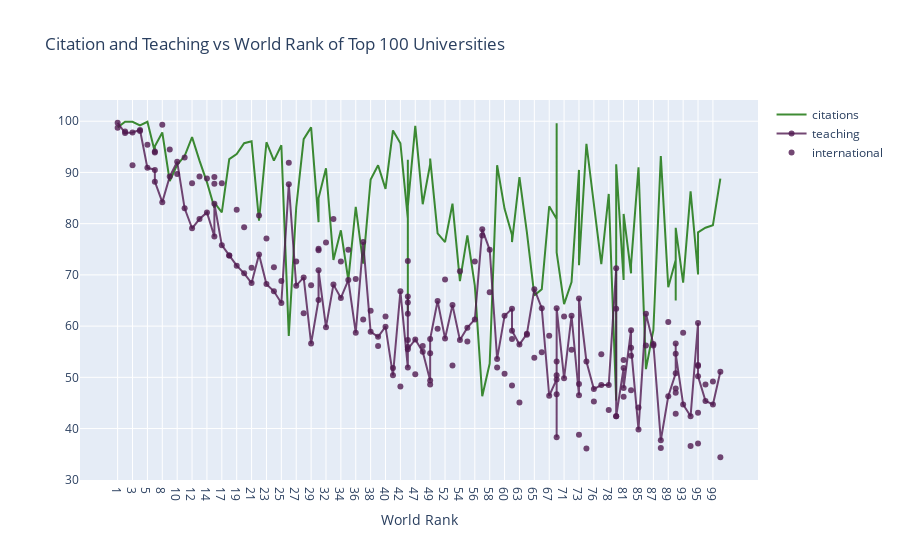

Here is the notebook cell this chart was saved with:
### Code cell
# prepare data frame
df = timesData.iloc[:100,:]

# import graph objects as "go"
import plotly.graph_objs as go

# Creating trace1
trace1 = go.Scatter(
                    x = df.world_rank,
                    y = df.citations,
                    mode = "lines",
                    name = "citations",
                    marker = dict(color = 'rgba(16, 112, 2, 0.8)'),
                    text= df.university_name)
# Creating trace2
trace2 = go.Scatter(
                    x = df.world_rank,
                    y = df.teaching,
                    mode = "lines+markers",
                    name = "teaching",
                    marker = dict(color = 'rgba(80, 26, 80, 0.8)'),
                    text= df.university_name)

# Creating trace3
trace3 = go.Scatter(
                    x = df.world_rank,
                    y = df.research,
                    mode = "markers",
                    name = "international",
                    marker = dict(color = 'rgba(80, 26, 80, 0.8)'),
                    text= df.university_name)
data = [trace1, trace2,trace3]
layout = dict(title = 'Citation and Teaching vs World Rank of Top 100 Universities',
              xaxis= dict(title= 'World Rank',ticklen= 5,zeroline= False)
             )
fig = dict(data = data, layout = layout)
iplot(fig)

### Figure 1 — Plotly figure (JSON) as saved in the notebook; plotly's stock layout.template omitted (floating-point values rounded to 4 significant figures)
{"data": [{"marker": {"color": "rgba(16, 112, 2, 0.8)"}, "mode": "lines", "name": "citations", "text": ["Harvard University", "California Institute of Technology", "Massachusetts Institute of Technology", "Stanford University", "Princeton University", "University of Cambridge", "University of Oxford", "University of California, Berkeley", "Imperial College London", "Yale University", "University of California, Los Angeles", "University of Chicago", "Johns Hopkins University", "Cornell University", "ETH Zurich – Swiss Federal Institute of Technology Zurich", "University of Michigan", "University of Toronto", "Columbia University", "University of Pennsylvania", "Carnegie Mellon University", "University of Hong Kong", "University College London", "University of Washington", "Duke University", "Northwestern University", "University of Tokyo", "Georgia Institute of Technology", "Pohang University of Science and Technology", "University of California, Santa Barbara", "University of British Columbia", "University of North Carolina at Chapel Hill", "University of California, San Diego", "University of Illinois at Urbana-Champaign", "National University of Singapore", "McGill University", "University of Melbourne", "Peking University", "Washington University in St Louis", "École Polytechnique", "University of Edinburgh", "Hong Kong University of Science and Technology", "École Normale Supérieure", "Australian National University", "Karolinska Institute", "University of Göttingen", "University of Wisconsin", "Rice University", "École Polytechnique Fédérale de Lausanne", "University of California, Irvine", "University of Science and Technology of China", "Vanderbilt University", "University of Minnesota", "Tufts University", "University of California, Davis", "Brown University", "University of Massachusetts", "Kyoto University", "Tsinghua University", "Boston University", "New York University", "Emory University", "LMU Munich", "University of Notre Dame", "University of Pittsburgh", "Case Western Reserve University", "Ohio State University", "University of Colorado Boulder", "University of Bristol", "University of California, Santa Cruz", "Yeshiva University", "University of Sydney", "University of Virginia", "University of Adelaide", "University of Southern California", "William & Mary", "Trinity College Dublin", "King’s College London", "Stony Brook University", "Korea Advanced Institute of Science and Technology (KAIST)", "University of Sussex", "The University of Queensland", "University of York", "Heidelberg University", "University of Utah", "Durham University", "London School of Economics and Political Science", "University of Manchester", "Royal Holloway, University of London", "Lund University", "University of Southampton", "University of Zurich", "Wake Forest University", "McMaster University", "University College Dublin", "George Washington University", "University of Arizona", "University of Basel", "University of Maryland, College Park", "Dartmouth College", "École Normale Supérieure de Lyon"], "type": "scatter", "x": ["1", "2", "3", "4", "5", "6", "6", "8", "9", "10", "11", "12", "13", "14", "15", "15", "17", "18", "19", "20", "21", "22", "23", "24", "25", "26", "27", "28", "29", "30", "30", "32", "33", "34", "35", "36", "37", "38", "39", "40", "41", "42", "43", "43", "43", "43", "47", "48", "49", "49", "51", "52", "53", "54", "55", "56", "57", "58", "59", "60", "61", "61", "63", "64", "65", "66", "67", "68", "68", "68", "71", "72", "73", "73", "75", "76", "77", "78", "79", "79", "81", "81", "83", "83", "85", "86", "87", "88", "89", "90", "90", "90", "93", "94", "95", "95", "95", "98", "99", "100"], "y": [98.8, 99.9, 99.9, 99.2, 99.9, 94, 95.1, 97.8, 88.3, 91.5, 93.2, 96.9, 92.3, 88.1, 83.1, 84.1, 82.2, 92.6, 93.6, 95.7, 96.1, 80.6, 95.9, 92.3, 95.3, 58.1, 83.2, 96.5, 98.8, 80.3, 85, 90.8, 72.9, 78.7, 69, 83.3, 72.2, 88.6, 91.4, 86.8, 98.2, 95.7, 81, 62.3, 92.5, 83.4, 99.1, 83.8, 91.6, 92.7, 78.1, 76.4, 83.9, 68.8, 77.7, 67.9, 46.3, 52.7, 91.4, 82.9, 77.8, 76.4, 89.1, 78.3, 66, 67.2, 83.4, 80.9, 99.6, 74.4, 64.3, 68.6, 90.5, 71.9, 95.6, 84.4, 72.1, 85.8, 45.5, 91.6, 69, 81.9, 70.3, 72, 91, 51.6, 59.2, 93.2, 67.6, 72.9, 65, 79.2, 68.5, 86.3, 70.2, 70.1, 78.3, 79.2, 79.7, 88.8]}, {"marker": {"color": "rgba(80, 26, 80, 0.8)"}, "mode": "lines+markers", "name": "teaching", "text": ["Harvard University", "California Institute of Technology", "Massachusetts Institute of Technology", "Stanford University", "Princeton University", "University of Cambridge", "University of Oxford", "University of California, Berkeley", "Imperial College London", "Yale University", "University of California, Los Angeles", "University of Chicago", "Johns Hopkins University", "Cornell University", "ETH Zurich – Swiss Federal Institute of Technology Zurich", "University of Michigan", "University of Toronto", "Columbia University", "University of Pennsylvania", "Carnegie Mellon University", "University of Hong Kong", "University College London", "University of Washington", "Duke University", "Northwestern University", "University of Tokyo", "Georgia Institute of Technology", "Pohang University of Science and Technology", "University of California, Santa Barbara", "University of British Columbia", "University of North Carolina at Chapel Hill", "University of California, San Diego", "University of Illinois at Urbana-Champaign", "National University of Singapore", "McGill University", "University of Melbourne", "Peking University", "Washington University in St Louis", "École Polytechnique", "University of Edinburgh", "Hong Kong University of Science and Technology", "École Normale Supérieure", "Australian National University", "Karolinska Institute", "University of Göttingen", "University of Wisconsin", "Rice University", "École Polytechnique Fédérale de Lausanne", "University of California, Irvine", "University of Science and Technology of China", "Vanderbilt University", "University of Minnesota", "Tufts University", "University of California, Davis", "Brown University", "University of Massachusetts", "Kyoto University", "Tsinghua University", "Boston University", "New York University", "Emory University", "LMU Munich", "University of Notre Dame", "University of Pittsburgh", "Case Western Reserve University", "Ohio State University", "University of Colorado Boulder", "University of Bristol", "University of California, Santa Cruz", "Yeshiva University", "University of Sydney", "University of Virginia", "University of Adelaide", "University of Southern California", "William & Mary", "Trinity College Dublin", "King’s College London", "Stony Brook University", "Korea Advanced Institute of Science and Technology (KAIST)", "University of Sussex", "The University of Queensland", "University of York", "Heidelberg University", "University of Utah", "Durham University", "London School of Economics and Political Science", "University of Manchester", "Royal Holloway, University of London", "Lund University", "University of Southampton", "University of Zurich", "Wake Forest University", "McMaster University", "University College Dublin", "George Washington University", "University of Arizona", "University of Basel", "University of Maryland, College Park", "Dartmouth College", "École Normale Supérieure de Lyon"], "type": "scatter", "x": ["1", "2", "3", "4", "5", "6", "6", "8", "9", "10", "11", "12", "13", "14", "15", "15", "17", "18", "19", "20", "21", "22", "23", "24", "25", "26", "27", "28", "29", "30", "30", "32", "33", "34", "35", "36", "37", "38", "39", "40", "41", "42", "43", "43", "43", "43", "47", "48", "49", "49", "51", "52", "53", "54", "55", "56", "57", "58", "59", "60", "61", "61", "63", "64", "65", "66", "67", "68", "68", "68", "71", "72", "73", "73", "75", "76", "77", "78", "79", "79", "81", "81", "83", "83", "85", "86", "87", "88", "89", "90", "90", "90", "93", "94", "95", "95", "95", "98", "99", "100"], "y": [99.7, 97.7, 97.8, 98.3, 90.9, 90.5, 88.2, 84.2, 89.2, 92.1, 83, 79.1, 80.9, 82.2, 77.5, 83.9, 75.8, 73.8, 71.8, 70.3, 68.4, 74, 68.2, 66.8, 64.5, 87.7, 67.9, 69.5, 56.6, 65.1, 70.9, 59.8, 68.1, 65.5, 69, 58.7, 76.4, 58.9, 57.9, 59.9, 50.4, 66.8, 51.9, 65.8, 57.3, 55.5, 57.4, 55, 49.4, 57.5, 64.9, 57.6, 64.1, 57.3, 59.7, 61.3, 78.9, 74.9, 53.6, 62, 63.4, 59.1, 56.4, 58.5, 67.2, 63.5, 46.4, 49.6, 38.3, 63.5, 49.8, 62, 46.5, 65.4, 53.1, 47.7, 48.5, 48.5, 71.3, 42.4, 51.8, 47.9, 59.2, 55.8, 39.8, 62.4, 56.5, 37.7, 46.3, 50.8, 56.6, 54.6, 44.7, 42.4, 60.6, 52.4, 50.2, 45.4, 44.7, 51.1]}, {"marker": {"color": "rgba(80, 26, 80, 0.8)"}, "mode": "markers", "name": "international", "text": ["Harvard University", "California Institute of Technology", "Massachusetts Institute of Technology", "Stanford University", "Princeton University", "University of Cambridge", "University of Oxford", "University of California, Berkeley", "Imperial College London", "Yale University", "University of California, Los Angeles", "University of Chicago", "Johns Hopkins University", "Cornell University", "ETH Zurich – Swiss Federal Institute of Technology Zurich", "University of Michigan", "University of Toronto", "Columbia University", "University of Pennsylvania", "Carnegie Mellon University", "University of Hong Kong", "University College London", "University of Washington", "Duke University", "Northwestern University", "University of Tokyo", "Georgia Institute of Technology", "Pohang University of Science and Technology", "University of California, Santa Barbara", "University of British Columbia", "University of North Carolina at Chapel Hill", "University of California, San Diego", "University of Illinois at Urbana-Champaign", "National University of Singapore", "McGill University", "University of Melbourne", "Peking University", "Washington University in St Louis", "École Polytechnique", "University of Edinburgh", "Hong Kong University of Science and Technology", "École Normale Supérieure", "Australian National University", "Karolinska Institute", "University of Göttingen", "University of Wisconsin", "Rice University", "École Polytechnique Fédérale de Lausanne", "University of California, Irvine", "University of Science and Technology of China", "Vanderbilt University", "University of Minnesota", "Tufts University", "University of California, Davis", "Brown University", "University of Massachusetts", "Kyoto University", "Tsinghua University", "Boston University", "New York University", "Emory University", "LMU Munich", "University of Notre Dame", "University of Pittsburgh", "Case Western Reserve University", "Ohio State University", "University of Colorado Boulder", "University of Bristol", "University of California, Santa Cruz", "Yeshiva University", "University of Sydney", "University of Virginia", "University of Adelaide", "University of Southern California", "William & Mary", "Trinity College Dublin", "King’s College London", "Stony Brook University", "Korea Advanced Institute of Science and Technology (KAIST)", "University of Sussex", "The University of Queensland", "University of York", "Heidelberg University", "University of Utah", "Durham University", "London School of Economics and Political Science", "University of Manchester", "Royal Holloway, University of London", "Lund University", "University of Southampton", "University of Zurich", "Wake Forest University", "McMaster University", "University College Dublin", "George Washington University", "University of Arizona", "University of Basel", "University of Maryland, College Park", "Dartmouth College", "École Normale Supérieure de Lyon"], "type": "scatter", "x": ["1", "2", "3", "4", "5", "6", "6", "8", "9", "10", "11", "12", "13", "14", "15", "15", "17", "18", "19", "20", "21", "22", "23", "24", "25", "26", "27", "28", "29", "30", "30", "32", "33", "34", "35", "36", "37", "38", "39", "40", "41", "42", "43", "43", "43", "43", "47", "48", "49", "49", "51", "52", "53", "54", "55", "56", "57", "58", "59", "60", "61", "61", "63", "64", "65", "66", "67", "68", "68", "68", "71", "72", "73", "73", "75", "76", "77", "78", "79", "79", "81", "81", "83", "83", "85", "86", "87", "88", "89", "90", "90", "90", "93", "94", "95", "95", "95", "98", "99", "100"], "y": [98.7, 98, 91.4, 98.1, 95.4, 94.1, 93.9, 99.3, 94.5, 89.7, 92.9, 87.9, 89.2, 88.8, 87.8, 89.1, 87.9, 73.8, 82.7, 79.3, 71.4, 81.6, 77.1, 71.5, 68.8, 91.9, 72.6, 62.5, 68, 74.8, 75.1, 76.3, 80.9, 72.6, 74.9, 69.2, 61.3, 63, 56.1, 61.9, 51.8, 48.2, 62.4, 72.7, 55.9, 64.6, 50.6, 56.1, 54.7, 48.6, 59.5, 69.1, 52.3, 70.7, 57, 72.6, 77.7, 66.6, 51.9, 50.7, 48.4, 57.5, 45.1, 58.3, 53.8, 54.9, 58.1, 53.1, 50.4, 46.7, 61.9, 55.4, 38.8, 48.7, 36.1, 45.3, 54.5, 43.6, 63.4, 42.4, 53.4, 46.2, 47.5, 54.2, 44.1, 56.2, 56.2, 36.2, 60.8, 47.8, 47, 42.9, 58.7, 36.6, 43.1, 52.2, 37.1, 48.6, 49.2, 34.4]}], "layout": {"title": {"text": "Citation and Teaching vs World Rank of Top 100 Universities"}, "xaxis": {"ticklen": 5, "title": {"text": "World Rank"}, "zeroline": false}}}
